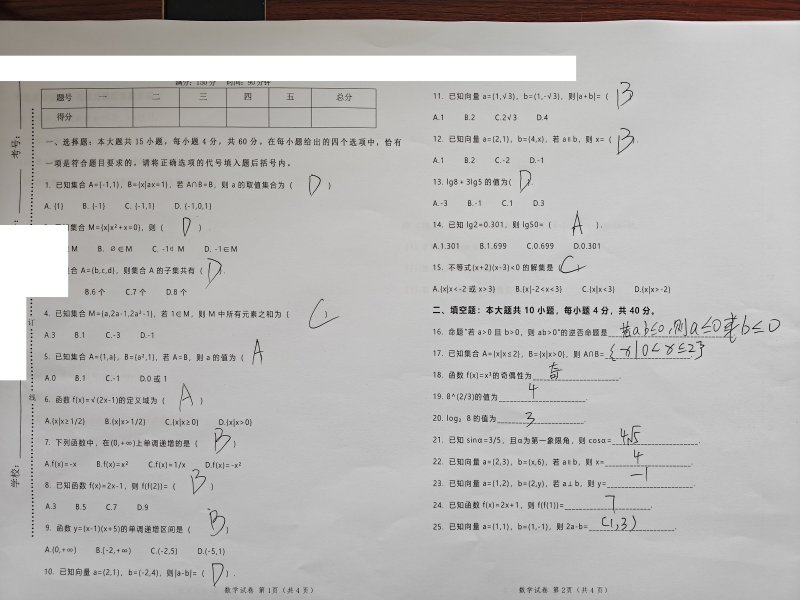
#> input picture evidence/01_difference-vs-raw/case_a_human_truth/samples/S01_paper_raw.jpg, 2400 x 1800 px (shown at 1/3 size)
$ python -i ocr_service_validation.py   (imports and definitions only)
#> lines starting #> are read from the running program, lines starting #| are printed output that depends on the picture
### services/preprocess.py
"""Image preprocessing for better OCR: rotate, deskew, contrast, denoise."""

from __future__ import annotations

import importlib
import logging
import os
import uuid

logger = logging.getLogger(__name__)

_EXIF_ORIENTATION_TAG = 274
_DISPLAY_FORMATS = {"JPEG", "PNG", "WEBP"}
_PREPROCESS_MODES = {"off", "fast", "enhanced"}
_DEFAULT_MAX_EDGE = 1920
_MAX_SOURCE_PIXELS = 16_000_000
OCR_READY_IMAGE_SUFFIX = ".ocr-ready-v1.jpg"


class _LazyModule:
    """Load legacy pixel dependencies only when a pixel operation is requested."""

    def __init__(self, module_name: str):
        object.__setattr__(self, "_module_name", module_name)
        object.__setattr__(self, "_module", None)

    # [6 lines left out: function _load, not called in this run]

    def __getattr__(self, name):
        return getattr(self._load(), name)

    # [5 lines left out: function __setattr__, not called in this run]


Image = _LazyModule("PIL.Image")
ImageEnhance = _LazyModule("PIL.ImageEnhance")
ImageFilter = _LazyModule("PIL.ImageFilter")
ImageOps = _LazyModule("PIL.ImageOps")
np = _LazyModule("numpy")


def _validate_source_dimensions(image: Image.Image) -> tuple[int, int]:
    """Reject pathological dimensions before a decoder allocates pixels."""
    width, height = image.size
    if width <= 0 or height <= 0 or width * height > _MAX_SOURCE_PIXELS:
        raise ValueError("image dimensions are invalid")
    return width, height


# [475 lines left out: functions ocr_ready_storage_suffix, is_ocr_ready_image, _tiff_orientation, _jpeg_metadata, preprocess_paper_image, _resize_to_max_edge and 5 more, not called in this run]

### services/ocr_service_validation.py
"""What a vision answer may contain before it is trusted: the student's identity and the transcriptions.

- ``_sanitize_student_name`` keeps a plausible 2-4 character Chinese name
  (``_NAME_PATTERN``) and ``_sanitize_student_no`` a 6-12 digit student number
  (``_STUDENT_NO_PATTERN``); anything else becomes empty.
- ``_normalize_roster_candidate_names`` keeps only unique, exact names from the
  current class roster (at most ``IDENTITY_ROSTER_MAX_CANDIDATES``); the model
  never widens the roster.  ``IDENTITY_ROSTER_AUTO_MATCH_CONFIDENCE`` is the
  confidence a roster match needs to be assigned automatically, and
  ``_build_identity_crop`` builds the full-resolution identity composite off the
  event loop.
- ``validate_visual_transcriptions`` requires each answer to declare evidence
  consistent with its text (``_ANSWER_STATES``), so self-contradictory output
  never reaches grading.

Moved unchanged from services/ocr_service.py, which still exposes these names.
"""

import logging
import os
import re
import uuid

from services.identity_regions import IDENTITY_LEFT_CROP_RATIO, IDENTITY_TOP_CROP_RATIO
from services.preprocess import _validate_source_dimensions

# services.ocr_service's logger, so these records keep their logger name.
logger = logging.getLogger("services.ocr_service")


_NAME_PATTERN = re.compile(r"^[一-鿿]{2,4}$")
_STUDENT_NO_PATTERN = re.compile(r"^\d{6,12}$")
_ANSWER_STATES = {"blank", "visible", "unreadable"}
IDENTITY_ROSTER_AUTO_MATCH_CONFIDENCE = 0.90
IDENTITY_ROSTER_MAX_CANDIDATES = 3


# [143 lines left out: functions _sanitize_student_name, _sanitize_student_no, validate_visual_transcriptions, _normalize_roster_candidate_names, not called in this run]


def _build_identity_crop(image_path: str) -> str:
    """Build the full-resolution identity composite outside the event loop."""
    from PIL import Image, ImageEnhance, ImageOps

    crop_path = f"{image_path}.identity-{uuid.uuid4().hex}.jpg"
    temp_path = f"{crop_path}.{uuid.uuid4().hex}.tmp"
    try:
        with Image.open(image_path) as source:
#> source is the input picture: PIL image 2400x1800 RGB; mean R, G, B 183, 181.4, 180.1
            _validate_source_dimensions(source)
            oriented = ImageOps.exif_transpose(source)
            try:
                image = oriented.convert("RGB")
            finally:
                if oriented is not source:
                    oriented.close()
        try:
            width, height = image.size
#> width = 2400; height = 1800
            top_height = min(height, max(1, int(height * IDENTITY_TOP_CROP_RATIO)))
#> top_height = 450
            left_width = min(width, max(1, int(width * IDENTITY_LEFT_CROP_RATIO)))
#> left_width = 360

            header = image.crop((0, 0, width, top_height))
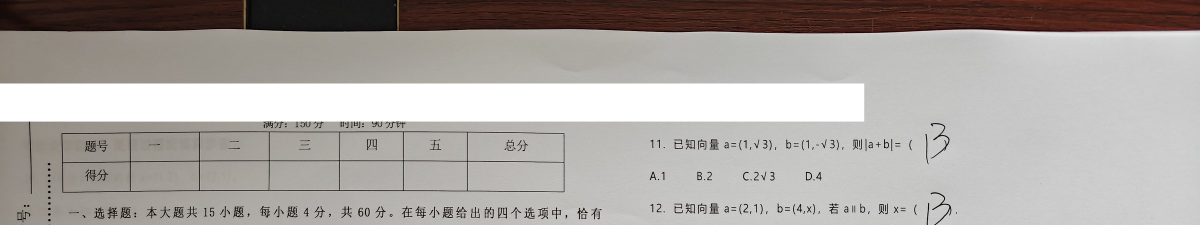
#> header: PIL image 2400x450 RGB (shown at 1/2 size); mean R, G, B 171.5, 166.6, 163
            left = image.crop((0, 0, left_width, height)).transpose(
                Image.Transpose.ROTATE_270
            )
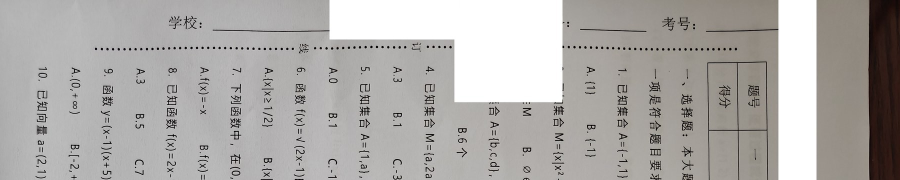
#> left: PIL image 1800x360 RGB (shown at 1/2 size); mean R, G, B 174, 171.3, 168.8
            try:
                composite = Image.new(
                    "RGB",
                    (max(header.width, left.width), header.height + left.height),
                    "white",
                )
#> composite: PIL image 2400x810 RGB; every value is 255
                try:
                    composite.paste(header, (0, 0))
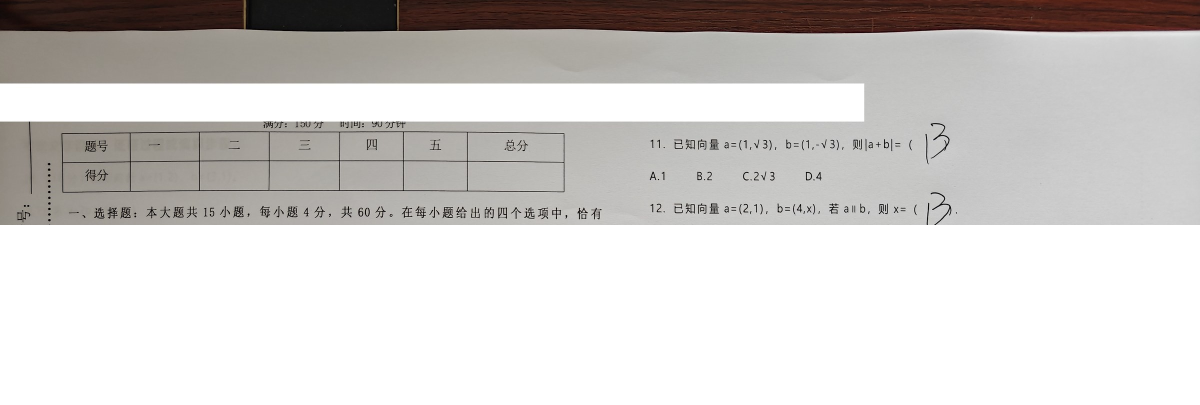
#> composite: PIL image 2400x810 RGB (shown at 1/2 size); mean R, G, B 208.6, 205.9, 203.9
                    composite.paste(left, (0, header.height))
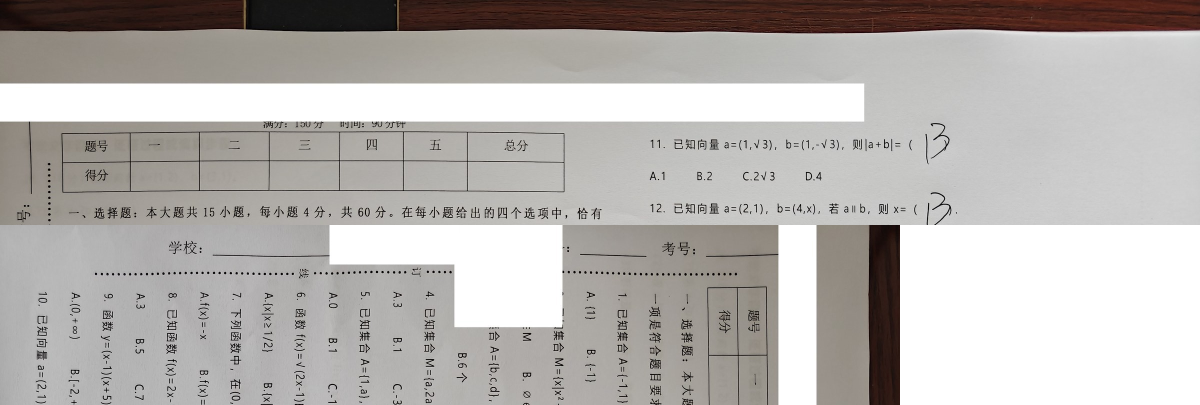
#> composite: PIL image 2400x810 RGB (shown at 1/2 size); mean R, G, B 181.6, 178, 175.2
                    enhanced = ImageEnhance.Contrast(composite).enhance(1.25)
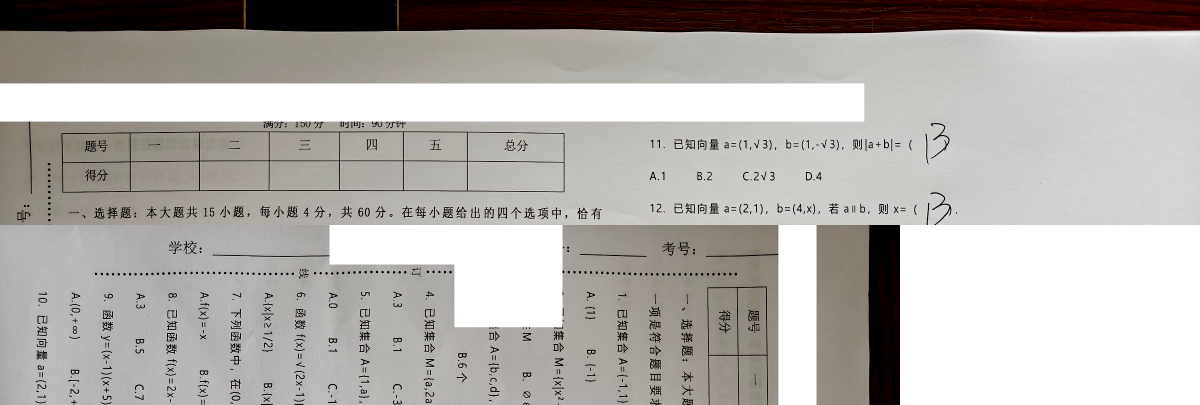
#> enhanced: PIL image 2400x810 RGB (shown at 1/2 size); mean R, G, B 178.3, 174.5, 171.6
                    try:
                        enhanced.save(
                            temp_path,
                            "JPEG",
                            quality=95,
                            subsampling=0,
                        )
                    finally:
                        enhanced.close()
                finally:
                    composite.close()
            finally:
                header.close()
                left.close()
        finally:
            image.close()
        os.replace(temp_path, crop_path)
        return crop_path
    except Exception:
        for path in (temp_path, crop_path):
            try:
                os.remove(path)
            except FileNotFoundError:
                pass
            except OSError:
                logger.warning("Failed to clean identity crop %s", path)
        raise

>>> result = _build_identity_crop('../evidence/01_difference-vs-raw/case_a_human_truth/samples/S01_paper_raw.jpg')
